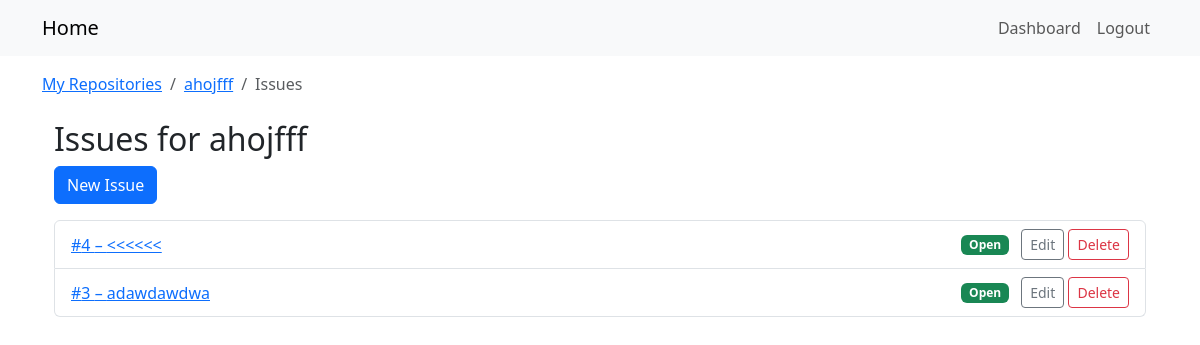
The page /repos/2/issues/ (signed in) on the database as committed earlier.
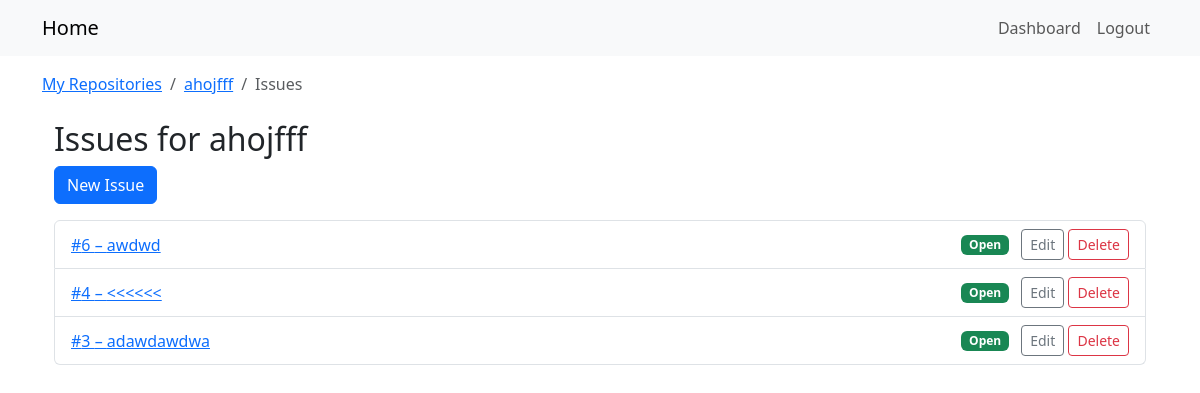
The same page on the database as committed later.
### repos_app/models.py (models this page shows, shortened)
class Issue(models.Model):
    repository  = models.ForeignKey(Repository, on_delete=models.CASCADE, related_name='issues')
    author      = models.ForeignKey(User,       on_delete=models.CASCADE, related_name='issues')
    title       = models.CharField(max_length=200)
    description = models.TextField(blank=True)
    is_open     = models.BooleanField(default=True)
    labels      = models.ManyToManyField(Label, blank=True, related_name='issues')
    created_at  = models.DateTimeField(auto_now_add=True)
    updated_at  = models.DateTimeField(auto_now=True)

### repos_app/views.py (the view)
@login_required
def issue_list(request, repo_pk):
    repo = get_object_or_404(
        Repository,
        pk=repo_pk,
        owner=request.user
    )
    issues = repo.issues.order_by('-created_at')
    return render(request, 'repos_app/issue_list.html', {
        'repo': repo,
        'issues': issues,
    })

### templates/repos_app/issue_list.html
{% extends "base.html" %}
{% block breadcrumbs %}
<nav aria-label="breadcrumb">
  <ol class="breadcrumb mb-0">
    <li class="breadcrumb-item">
      <a href="{% url 'repos_app:repo_list' %}">My Repositories</a>
    </li>
    <li class="breadcrumb-item">
      <a href="{% url 'repos_app:repo_detail' repo.pk %}">{{ repo.name }}</a>
    </li>
    <li class="breadcrumb-item active" aria-current="page">Issues</li>
  </ol>
</nav>
{% endblock %}
{% block content %}
<div class="container mt-4">
  <h2>Issues for {{ repo.name }}</h2>
  <a class="btn btn-primary mb-3"
     href="{% url 'repos_app:issue_create' repo_pk=repo.pk %}">
    New Issue
  </a>
  <ul class="list-group">
    {% for issue in issues %}
      <li class="list-group-item d-flex justify-content-between align-items-center">
        <a href="{% url 'repos_app:issue_detail' repo_pk=repo.pk pk=issue.pk %}">
          #{{ issue.id }} – {{ issue.title }}
        </a>
        <span>
          {% if issue.is_open %}
            <span class="badge bg-success me-2">Open</span>
          {% else %}
            <span class="badge bg-secondary me-2">Closed</span>
          {% endif %}
          <a class="btn btn-sm btn-outline-secondary"
             href="{% url 'repos_app:issue_update' repo_pk=repo.pk pk=issue.pk %}">
            Edit
          </a>
          <a class="btn btn-sm btn-outline-danger"
             href="{% url 'repos_app:issue_delete' repo_pk=repo.pk pk=issue.pk %}">
            Delete
          </a>
        </span>
      </li>
    {% empty %}
      <li class="list-group-item">No issues yet</li>
    {% endfor %}
  </ul>
</div>
{% endblock %}

Rows that differ between the two databases and show on the page:
added Issue: id "6", title "awdwd", is_open "Open"
